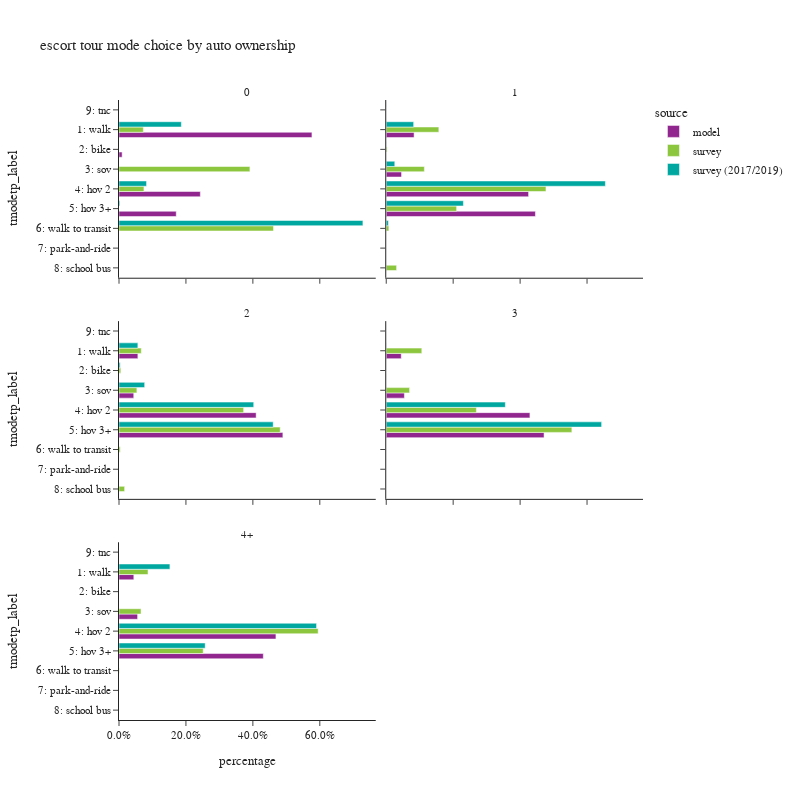

Notebook code for this chart:
### Code cell
plot_mode_choice(es_tour.loc[es_tour['auto_ownership_4+']!="-1"],
                 "auto_ownership_4+",
                 {"auto_ownership_4+":["0","1","2","3","4+"],
                  "tmodetp_label":["1: walk","2: bike","3: sov","4: hov 2","5: hov 3+","6: walk to transit",
                                   "7: park-and-ride","8: school bus","9: other–survey only"]},
                 "auto ownership",2,800)

### Figure 1 — Plotly figure (JSON) as saved in the notebook; plotly's stock layout.template omitted (floating-point values rounded to 4 significant figures)
{"data": [{"alignmentgroup": "True", "customdata": [[1537], [25], [648], [456]], "hovertemplate": "source=model<br>auto_ownership_4+=0<br>percentage=%{x}<br>tmodetp_label=%{y}<br>sample count=%{customdata[0]}<extra></extra>", "legendgroup": "model", "marker": {"color": "#91268F", "pattern": {"shape": ""}}, "name": "model", "offsetgroup": "model", "orientation": "h", "showlegend": true, "textposition": "auto", "type": "bar", "x": [0.5765, 0.009377, 0.2431, 0.171], "xaxis": "x5", "y": ["1: walk", "2: bike", "4: hov 2", "5: hov 3+"], "yaxis": "y5"}, {"alignmentgroup": "True", "customdata": [[1010], [555], [5162], [5410]], "hovertemplate": "source=model<br>auto_ownership_4+=1<br>percentage=%{x}<br>tmodetp_label=%{y}<br>sample count=%{customdata[0]}<extra></extra>", "legendgroup": "model", "marker": {"color": "#91268F", "pattern": {"shape": ""}}, "name": "model", "offsetgroup": "model", "orientation": "h", "showlegend": false, "textposition": "auto", "type": "bar", "x": [0.08322, 0.04573, 0.4253, 0.4457], "xaxis": "x6", "y": ["1: walk", "3: sov", "4: hov 2", "5: hov 3+"], "yaxis": "y6"}, {"alignmentgroup": "True", "customdata": [[1801], [1], [1407], [13085], [15634]], "hovertemplate": "source=model<br>auto_ownership_4+=2<br>percentage=%{x}<br>tmodetp_label=%{y}<br>sample count=%{customdata[0]}<extra></extra>", "legendgroup": "model", "marker": {"color": "#91268F", "pattern": {"shape": ""}}, "name": "model", "offsetgroup": "model", "orientation": "h", "showlegend": false, "textposition": "auto", "type": "bar", "x": [0.05641, 3.132e-05, 0.04407, 0.4098, 0.4897], "xaxis": "x3", "y": ["1: walk", "2: bike", "3: sov", "4: hov 2", "5: hov 3+"], "yaxis": "y3"}, {"alignmentgroup": "True", "customdata": [[846], [1], [1023], [8099], [8896]], "hovertemplate": "source=model<br>auto_ownership_4+=3<br>percentage=%{x}<br>tmodetp_label=%{y}<br>sample count=%{customdata[0]}<extra></extra>", "legendgroup": "model", "marker": {"color": "#91268F", "pattern": {"shape": ""}}, "name": "model", "offsetgroup": "model", "orientation": "h", "showlegend": false, "textposition": "auto", "type": "bar", "x": [0.04484, 5.301e-05, 0.05423, 0.4293, 0.4716], "xaxis": "x4", "y": ["1: walk", "2: bike", "3: sov", "4: hov 2", "5: hov 3+"], "yaxis": "y4"}, {"alignmentgroup": "True", "customdata": [[439], [551], [4648], [4274]], "hovertemplate": "source=model<br>auto_ownership_4+=4+<br>percentage=%{x}<br>tmodetp_label=%{y}<br>sample count=%{customdata[0]}<extra></extra>", "legendgroup": "model", "marker": {"color": "#91268F", "pattern": {"shape": ""}}, "name": "model", "offsetgroup": "model", "orientation": "h", "showlegend": false, "textposition": "auto", "type": "bar", "x": [0.04429, 0.05559, 0.4689, 0.4312], "xaxis": "x", "y": ["1: walk", "3: sov", "4: hov 2", "5: hov 3+"], "yaxis": "y"}, {"alignmentgroup": "True", "customdata": [[5], [1], [1], [4]], "hovertemplate": "source=survey<br>auto_ownership_4+=0<br>percentage=%{x}<br>tmodetp_label=%{y}<br>sample count=%{customdata[0]}<extra></extra>", "legendgroup": "survey", "marker": {"color": "#8CC63E", "pattern": {"shape": ""}}, "name": "survey", "offsetgroup": "survey", "orientation": "h", "showlegend": true, "textposition": "auto", "type": "bar", "x": [0.07271, 0.3911, 0.07453, 0.4616], "xaxis": "x5", "y": ["1: walk", "3: sov", "4: hov 2", "6: walk to transit"], "yaxis": "y5"}, {"alignmentgroup": "True", "customdata": [[43], [6], [19], [99], [66], [6], [2]], "hovertemplate": "source=survey<br>auto_ownership_4+=1<br>percentage=%{x}<br>tmodetp_label=%{y}<br>sample count=%{customdata[0]}<extra></extra>", "legendgroup": "survey", "marker": {"color": "#8CC63E", "pattern": {"shape": ""}}, "name": "survey", "offsetgroup": "survey", "orientation": "h", "showlegend": false, "textposition": "auto", "type": "bar", "x": [0.1572, 0.002571, 0.114, 0.4772, 0.2103, 0.007816, 0.03094], "xaxis": "x6", "y": ["1: walk", "2: bike", "3: sov", "4: hov 2", "5: hov 3+", "6: walk to transit", "8: school bus"], "yaxis": "y6"}, {"alignmentgroup": "True", "customdata": [[34], [4], [20], [160], [164], [2], [4]], "hovertemplate": "source=survey<br>auto_ownership_4+=2<br>percentage=%{x}<br>tmodetp_label=%{y}<br>sample count=%{customdata[0]}<extra></extra>", "legendgroup": "survey", "marker": {"color": "#8CC63E", "pattern": {"shape": ""}}, "name": "survey", "offsetgroup": "survey", "orientation": "h", "showlegend": false, "textposition": "auto", "type": "bar", "x": [0.0666, 0.005436, 0.05344, 0.3723, 0.4817, 0.003744, 0.01676], "xaxis": "x3", "y": ["1: walk", "2: bike", "3: sov", "4: hov 2", "5: hov 3+", "6: walk to transit", "8: school bus"], "yaxis": "y3"}, {"alignmentgroup": "True", "customdata": [[4], [8], [33], [28]], "hovertemplate": "source=survey<br>auto_ownership_4+=3<br>percentage=%{x}<br>tmodetp_label=%{y}<br>sample count=%{customdata[0]}<extra></extra>", "legendgroup": "survey", "marker": {"color": "#8CC63E", "pattern": {"shape": ""}}, "name": "survey", "offsetgroup": "survey", "orientation": "h", "showlegend": false, "textposition": "auto", "type": "bar", "x": [0.1063, 0.06972, 0.2693, 0.5547], "xaxis": "x4", "y": ["1: walk", "3: sov", "4: hov 2", "5: hov 3+"], "yaxis": "y4"}, {"alignmentgroup": "True", "customdata": [[2], [2], [17], [8], [1]], "hovertemplate": "source=survey<br>auto_ownership_4+=4+<br>percentage=%{x}<br>tmodetp_label=%{y}<br>sample count=%{customdata[0]}<extra></extra>", "legendgroup": "survey", "marker": {"color": "#8CC63E", "pattern": {"shape": ""}}, "name": "survey", "offsetgroup": "survey", "orientation": "h", "showlegend": false, "textposition": "auto", "type": "bar", "x": [0.08667, 0.06584, 0.5951, 0.2516, 0.0007552], "xaxis": "x", "y": ["1: walk", "3: sov", "4: hov 2", "5: hov 3+", "6: walk to transit"], "yaxis": "y"}, {"alignmentgroup": "True", "customdata": [[11], [1], [1], [9]], "hovertemplate": "source=survey (2017/2019)<br>auto_ownership_4+=0<br>percentage=%{x}<br>tmodetp_label=%{y}<br>sample count=%{customdata[0]}<extra></extra>", "legendgroup": "survey (2017/2019)", "marker": {"color": "#00A7A0", "pattern": {"shape": ""}}, "name": "survey (2017/2019)", "offsetgroup": "survey (2017/2019)", "orientation": "h", "showlegend": true, "textposition": "auto", "type": "bar", "x": [0.1863, 0.08232, 0.002513, 0.7289], "xaxis": "x5", "y": ["1: walk", "4: hov 2", "5: hov 3+", "6: walk to transit"], "yaxis": "y5"}, {"alignmentgroup": "True", "customdata": [[37], [2], [15], [122], [69], [4], [1]], "hovertemplate": "source=survey (2017/2019)<br>auto_ownership_4+=1<br>percentage=%{x}<br>tmodetp_label=%{y}<br>sample count=%{customdata[0]}<extra></extra>", "legendgroup": "survey (2017/2019)", "marker": {"color": "#00A7A0", "pattern": {"shape": ""}}, "name": "survey (2017/2019)", "offsetgroup": "survey (2017/2019)", "orientation": "h", "showlegend": false, "textposition": "auto", "type": "bar", "x": [0.0819, 0.0004425, 0.02553, 0.6548, 0.2306, 0.006475, 0.0002308], "xaxis": "x6", "y": ["1: walk", "2: bike", "3: sov", "4: hov 2", "5: hov 3+", "6: walk to transit", "9: tnc"], "yaxis": "y6"}, {"alignmentgroup": "True", "customdata": [[47], [6], [14], [169], [169]], "hovertemplate": "source=survey (2017/2019)<br>auto_ownership_4+=2<br>percentage=%{x}<br>tmodetp_label=%{y}<br>sample count=%{customdata[0]}<extra></extra>", "legendgroup": "survey (2017/2019)", "marker": {"color": "#00A7A0", "pattern": {"shape": ""}}, "name": "survey (2017/2019)", "offsetgroup": "survey (2017/2019)", "orientation": "h", "showlegend": false, "textposition": "auto", "type": "bar", "x": [0.05634, 0.003568, 0.0767, 0.4026, 0.4608], "xaxis": "x3", "y": ["1: walk", "2: bike", "3: sov", "4: hov 2", "5: hov 3+"], "yaxis": "y3"}, {"alignmentgroup": "True", "customdata": [[2], [42], [42]], "hovertemplate": "source=survey (2017/2019)<br>auto_ownership_4+=3<br>percentage=%{x}<br>tmodetp_label=%{y}<br>sample count=%{customdata[0]}<extra></extra>", "legendgroup": "survey (2017/2019)", "marker": {"color": "#00A7A0", "pattern": {"shape": ""}}, "name": "survey (2017/2019)", "offsetgroup": "survey (2017/2019)", "orientation": "h", "showlegend": false, "textposition": "auto", "type": "bar", "x": [0.000515, 0.3559, 0.6436], "xaxis": "x4", "y": ["1: walk", "4: hov 2", "5: hov 3+"], "yaxis": "y4"}, {"alignmentgroup": "True", "customdata": [[2], [21], [11]], "hovertemplate": "source=survey (2017/2019)<br>auto_ownership_4+=4+<br>percentage=%{x}<br>tmodetp_label=%{y}<br>sample count=%{customdata[0]}<extra></extra>", "legendgroup": "survey (2017/2019)", "marker": {"color": "#00A7A0", "pattern": {"shape": ""}}, "name": "survey (2017/2019)", "offsetgroup": "survey (2017/2019)", "orientation": "h", "showlegend": false, "textposition": "auto", "type": "bar", "x": [0.1521, 0.5903, 0.2576], "xaxis": "x", "y": ["1: walk", "4: hov 2", "5: hov 3+"], "yaxis": "y"}], "layout": {"annotations": [{"font": {}, "showarrow": false, "text": "4+", "x": 0.245, "xanchor": "center", "xref": "paper", "y": 0.2867, "yanchor": "bottom", "yref": "paper"}, {"font": {}, "showarrow": false, "text": "2", "x": 0.245, "xanchor": "center", "xref": "paper", "y": 0.6433, "yanchor": "bottom", "yref": "paper"}, {"font": {}, "showarrow": false, "text": "3", "x": 0.755, "xanchor": "center", "xref": "paper", "y": 0.6433, "yanchor": "bottom", "yref": "paper"}, {"font": {}, "showarrow": false, "text": "0", "x": 0.245, "xanchor": "center", "xref": "paper", "y": 1.0, "yanchor": "bottom", "yref": "paper"}, {"font": {}, "showarrow": false, "text": "1", "x": 0.755, "xanchor": "center", "xref": "paper", "y": 1.0, "yanchor": "bottom", "yref": "paper"}], "barmode": "group", "height": 800, "legend": {"title": {"text": "source"}, "tracegroupgap": 0}, "title": {"text": "escort tour mode choice by auto ownership"}, "width": 800, "xaxis": {"anchor": "y", "domain": [0.0, 0.49], "tickformat": ".1%", "title": {"text": "percentage"}}, "xaxis2": {"anchor": "y2", "domain": [0.51, 1.0], "matches": "x", "tickformat": ".1%", "title": {"text": "percentage"}}, "xaxis3": {"anchor": "y3", "domain": [0.0, 0.49], "matches": "x", "showticklabels": false, "tickformat": ".1%"}, "xaxis4": {"anchor": "y4", "domain": [0.51, 1.0], "matches": "x", "showticklabels": false, "tickformat": ".1%"}, "xaxis5": {"anchor": "y5", "domain": [0.0, 0.49], "matches": "x", "showticklabels": false, "tickformat": ".1%"}, "xaxis6": {"anchor": "y6", "domain": [0.51, 1.0], "matches": "x", "showticklabels": false, "tickformat": ".1%"}, "yaxis": {"anchor": "x", "categoryarray": ["9: other–survey only", "8: school bus", "7: park-and-ride", "6: walk to transit", "5: hov 3+", "4: hov 2", "3: sov", "2: bike", "1: walk"], "categoryorder": "array", "domain": [0.0, 0.2867], "title": {"text": "tmodetp_label"}}, "yaxis2": {"anchor": "x2", "domain": [0.0, 0.2867], "matches": "y", "showticklabels": false}, "yaxis3": {"anchor": "x3", "categoryarray": ["9: other–survey only", "8: school bus", "7: park-and-ride", "6: walk to transit", "5: hov 3+", "4: hov 2", "3: sov", "2: bike", "1: walk"], "categoryorder": "array", "domain": [0.3567, 0.6433], "matches": "y", "title": {"text": "tmodetp_label"}}, "yaxis4": {"anchor": "x4", "domain": [0.3567, 0.6433], "matches": "y", "showticklabels": false}, "yaxis5": {"anchor": "x5", "categoryarray": ["9: other–survey only", "8: school bus", "7: park-and-ride", "6: walk to transit", "5: hov 3+", "4: hov 2", "3: sov", "2: bike", "1: walk"], "categoryorder": "array", "domain": [0.7133, 1.0], "matches": "y", "title": {"text": "tmodetp_label"}}, "yaxis6": {"anchor": "x6", "domain": [0.7133, 1.0], "matches": "y", "showticklabels": false}}}
